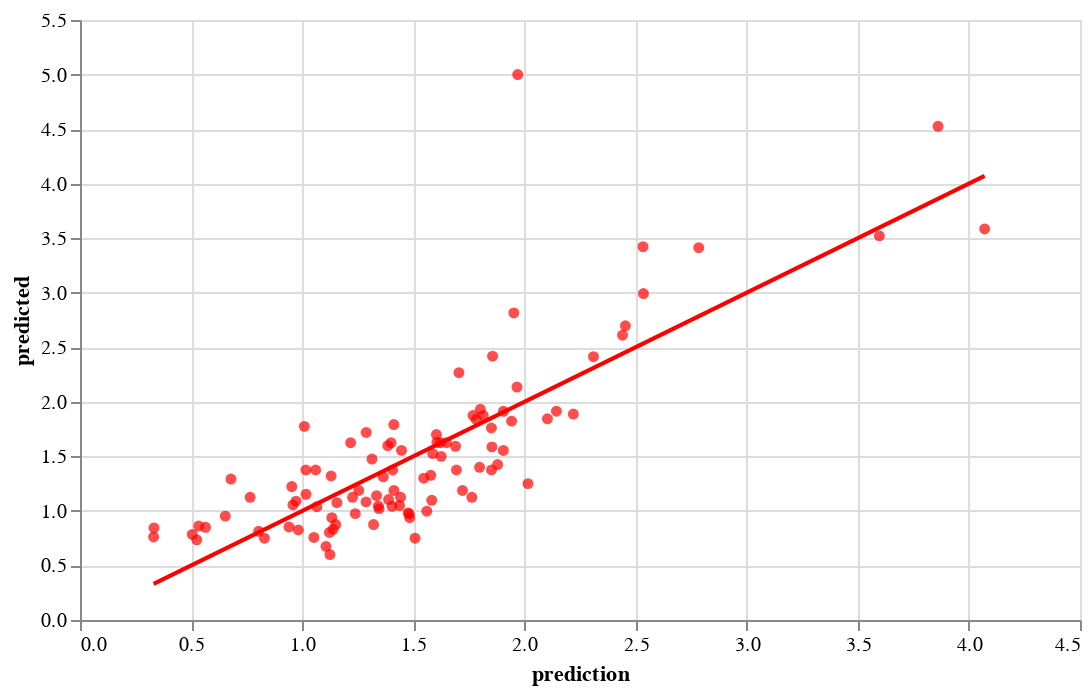

The code cell stored with this chart in its notebook:
### Code cell
df = pl.DataFrame({'prediction': pred, 'predicted': y})
scatter = alt.Chart(df).mark_circle(color='red').encode(
    x='prediction',
    y='predicted'
).properties(width=500).interactive()

line = scatter.transform_regression(
    'prediction', 'predicted').mark_line(color='red')

scatter + line

### Figure 1 — Vega specification as saved in the notebook (floating-point values rounded to 4 significant figures)
{"$schema": "https://vega.github.io/schema/vega/v5.json", "data": [{"name": "param_15_store"}, {"name": "source_0", "values": [{"prediction": 3.861, "predicted": 4.526}, {"prediction": 4.071, "predicted": 3.585}, {"prediction": 3.597, "predicted": 3.521}, {"prediction": 2.784, "predicted": 3.413}, {"prediction": 2.534, "predicted": 3.422}, {"prediction": 2.454, "predicted": 2.697}, {"prediction": 2.535, "predicted": 2.992}, {"prediction": 2.311, "predicted": 2.414}, {"prediction": 1.705, "predicted": 2.267}, {"prediction": 2.441, "predicted": 2.611}, {"prediction": 1.952, "predicted": 2.815}, {"prediction": 1.857, "predicted": 2.418}, {"prediction": 1.966, "predicted": 2.135}, {"prediction": 1.905, "predicted": 1.913}, {"prediction": 1.69, "predicted": 1.592}, {"prediction": 1.798, "predicted": 1.4}, {"prediction": 1.587, "predicted": 1.525}, {"prediction": 1.447, "predicted": 1.555}, {"prediction": 1.854, "predicted": 1.587}, {"prediction": 1.606, "predicted": 1.629}, {"prediction": 1.314, "predicted": 1.475}, {"prediction": 1.385, "predicted": 1.598}, {"prediction": 1.335, "predicted": 1.139}, {"prediction": 1.561, "predicted": 0.997}, {"prediction": 1.579, "predicted": 1.326}, {"prediction": 1.156, "predicted": 1.075}, {"prediction": 1.133, "predicted": 0.938}, {"prediction": 0.9582, "predicted": 1.055}, {"prediction": 0.9722, "predicted": 1.089}, {"prediction": 1.13, "predicted": 1.32}, {"prediction": 0.9531, "predicted": 1.223}, {"prediction": 1.017, "predicted": 1.152}, {"prediction": 1.389, "predicted": 1.104}, {"prediction": 1.438, "predicted": 1.049}, {"prediction": 1.583, "predicted": 1.097}, {"prediction": 1.481, "predicted": 0.972}, {"prediction": 1.342, "predicted": 1.045}, {"prediction": 1.066, "predicted": 1.039}, {"prediction": 2.144, "predicted": 1.914}, {"prediction": 1.851, "predicted": 1.76}, {"prediction": 1.905, "predicted": 1.554}, {"prediction": 1.625, "predicted": 1.5}, {"prediction": 1.721, "predicted": 1.188}, {"prediction": 2.22, "predicted": 1.888}, {"prediction": 2.104, "predicted": 1.844}, {"prediction": 1.942, "predicted": 1.823}, {"prediction": 1.879, "predicted": 1.425}, {"prediction": 1.407, "predicted": 1.375}, {"prediction": 1.769, "predicted": 1.875}, {"prediction": 1.443, "predicted": 1.125}, {"prediction": 1.288, "predicted": 1.719}, {"prediction": 1.484, "predicted": 0.938}, {"prediction": 1.239, "predicted": 0.975}, {"prediction": 1.404, "predicted": 1.042}, {"prediction": 1.321, "predicted": 0.875}, {"prediction": 1.139, "predicted": 0.831}, {"prediction": 1.151, "predicted": 0.875}, {"prediction": 0.9403, "predicted": 0.853}, {"prediction": 1.123, "predicted": 0.803}, {"prediction": 1.125, "predicted": 0.6}, {"prediction": 1.053, "predicted": 0.757}, {"prediction": 1.508, "predicted": 0.75}, {"prediction": 0.5339, "predicted": 0.861}, {"prediction": 0.3314, "predicted": 0.761}, {"prediction": 0.5254, "predicted": 0.735}, {"prediction": 0.5054, "predicted": 0.784}, {"prediction": 0.333, "predicted": 0.844}, {"prediction": 0.8041, "predicted": 0.813}, {"prediction": 0.5651, "predicted": 0.85}, {"prediction": 0.6793, "predicted": 1.292}, {"prediction": 0.9824, "predicted": 0.825}, {"prediction": 0.6539, "predicted": 0.952}, {"prediction": 0.8299, "predicted": 0.75}, {"prediction": 1.107, "predicted": 0.675}, {"prediction": 1.017, "predicted": 1.375}, {"prediction": 1.01, "predicted": 1.775}, {"prediction": 1.346, "predicted": 1.021}, {"prediction": 1.287, "predicted": 1.083}, {"prediction": 0.7656, "predicted": 1.125}, {"prediction": 1.365, "predicted": 1.313}, {"prediction": 1.218, "predicted": 1.625}, {"prediction": 1.764, "predicted": 1.125}, {"prediction": 1.227, "predicted": 1.125}, {"prediction": 1.061, "predicted": 1.375}, {"prediction": 1.413, "predicted": 1.188}, {"prediction": 1.477, "predicted": 0.982}, {"prediction": 1.254, "predicted": 1.188}, {"prediction": 1.4, "predicted": 1.625}, {"prediction": 1.694, "predicted": 1.375}, {"prediction": 1.97, "predicted": 5.0}, {"prediction": 1.649, "predicted": 1.625}, {"prediction": 1.852, "predicted": 1.375}, {"prediction": 1.622, "predicted": 1.625}, {"prediction": 1.814, "predicted": 1.875}, {"prediction": 1.412, "predicted": 1.792}, {"prediction": 1.547, "predicted": 1.3}, {"prediction": 1.783, "predicted": 1.838}, {"prediction": 2.016, "predicted": 1.25}, {"prediction": 1.604, "predicted": 1.7}, {"prediction": 1.802, "predicted": 1.931}]}, {"name": "data_0", "values": [{"predicted": 4.526, "prediction": 3.861}, {"predicted": 3.585, "prediction": 4.071}, {"predicted": 3.521, "prediction": 3.597}, {"predicted": 3.413, "prediction": 2.784}, {"predicted": 3.422, "prediction": 2.534}, {"predicted": 2.697, "prediction": 2.454}, {"predicted": 2.992, "prediction": 2.535}, {"predicted": 2.414, "prediction": 2.311}, {"predicted": 2.267, "prediction": 1.705}, {"predicted": 2.611, "prediction": 2.441}, {"predicted": 2.815, "prediction": 1.952}, {"predicted": 2.418, "prediction": 1.857}, {"predicted": 2.135, "prediction": 1.966}, {"predicted": 1.913, "prediction": 1.905}, {"predicted": 1.592, "prediction": 1.69}, {"predicted": 1.4, "prediction": 1.798}, {"predicted": 1.525, "prediction": 1.587}, {"predicted": 1.555, "prediction": 1.447}, {"predicted": 1.587, "prediction": 1.854}, {"predicted": 1.629, "prediction": 1.606}, {"predicted": 1.475, "prediction": 1.314}, {"predicted": 1.598, "prediction": 1.385}, {"predicted": 1.139, "prediction": 1.335}, {"predicted": 0.997, "prediction": 1.561}, {"predicted": 1.326, "prediction": 1.579}, {"predicted": 1.075, "prediction": 1.156}, {"predicted": 0.938, "prediction": 1.133}, {"predicted": 1.055, "prediction": 0.9582}, {"predicted": 1.089, "prediction": 0.9722}, {"predicted": 1.32, "prediction": 1.13}, {"predicted": 1.223, "prediction": 0.9531}, {"predicted": 1.152, "prediction": 1.017}, {"predicted": 1.104, "prediction": 1.389}, {"predicted": 1.049, "prediction": 1.438}, {"predicted": 1.097, "prediction": 1.583}, {"predicted": 0.972, "prediction": 1.481}, {"predicted": 1.045, "prediction": 1.342}, {"predicted": 1.039, "prediction": 1.066}, {"predicted": 1.914, "prediction": 2.144}, {"predicted": 1.76, "prediction": 1.851}, {"predicted": 1.554, "prediction": 1.905}, {"predicted": 1.5, "prediction": 1.625}, {"predicted": 1.188, "prediction": 1.721}, {"predicted": 1.888, "prediction": 2.22}, {"predicted": 1.844, "prediction": 2.104}, {"predicted": 1.823, "prediction": 1.942}, {"predicted": 1.425, "prediction": 1.879}, {"predicted": 1.375, "prediction": 1.407}, {"predicted": 1.875, "prediction": 1.769}, {"predicted": 1.125, "prediction": 1.443}, {"predicted": 1.719, "prediction": 1.288}, {"predicted": 0.938, "prediction": 1.484}, {"predicted": 0.975, "prediction": 1.239}, {"predicted": 1.042, "prediction": 1.404}, {"predicted": 0.875, "prediction": 1.321}, {"predicted": 0.831, "prediction": 1.139}, {"predicted": 0.875, "prediction": 1.151}, {"predicted": 0.853, "prediction": 0.9403}, {"predicted": 0.803, "prediction": 1.123}, {"predicted": 0.6, "prediction": 1.125}, {"predicted": 0.757, "prediction": 1.053}, {"predicted": 0.75, "prediction": 1.508}, {"predicted": 0.861, "prediction": 0.5339}, {"predicted": 0.761, "prediction": 0.3314}, {"predicted": 0.735, "prediction": 0.5254}, {"predicted": 0.784, "prediction": 0.5054}, {"predicted": 0.844, "prediction": 0.333}, {"predicted": 0.813, "prediction": 0.8041}, {"predicted": 0.85, "prediction": 0.5651}, {"predicted": 1.292, "prediction": 0.6793}, {"predicted": 0.825, "prediction": 0.9824}, {"predicted": 0.952, "prediction": 0.6539}, {"predicted": 0.75, "prediction": 0.8299}, {"predicted": 0.675, "prediction": 1.107}, {"predicted": 1.375, "prediction": 1.017}, {"predicted": 1.775, "prediction": 1.01}, {"predicted": 1.021, "prediction": 1.346}, {"predicted": 1.083, "prediction": 1.287}, {"predicted": 1.125, "prediction": 0.7656}, {"predicted": 1.313, "prediction": 1.365}, {"predicted": 1.625, "prediction": 1.218}, {"predicted": 1.125, "prediction": 1.764}, {"predicted": 1.125, "prediction": 1.227}, {"predicted": 1.375, "prediction": 1.061}, {"predicted": 1.188, "prediction": 1.413}, {"predicted": 0.982, "prediction": 1.477}, {"predicted": 1.188, "prediction": 1.254}, {"predicted": 1.625, "prediction": 1.4}, {"predicted": 1.375, "prediction": 1.694}, {"predicted": 5.0, "prediction": 1.97}, {"predicted": 1.625, "prediction": 1.649}, {"predicted": 1.375, "prediction": 1.852}, {"predicted": 1.625, "prediction": 1.622}, {"predicted": 1.875, "prediction": 1.814}, {"predicted": 1.792, "prediction": 1.412}, {"predicted": 1.3, "prediction": 1.547}, {"predicted": 1.838, "prediction": 1.783}, {"predicted": 1.25, "prediction": 2.016}, {"predicted": 1.7, "prediction": 1.604}, {"predicted": 1.931, "prediction": 1.802}]}, {"name": "data_1", "source": "source_0", "transform": [{"type": "regression", "y": "predicted", "as": ["prediction", "predicted"], "x": "prediction"}, {"type": "project", "fields": ["predicted", "prediction"]}]}], "signals": [{"name": "unit", "value": {}, "on": [{"events": "pointermove", "update": "isTuple(group()) ? group() : unit"}]}, {"name": "param_15", "update": "vlSelectionResolve(\"param_15_store\", \"union\")"}, {"name": "param_15_prediction", "on": [{"events": [{"source": "view", "type": "dblclick"}], "update": "null"}, {"events": {"signal": "param_15_translate_delta"}, "update": "panLinear(param_15_translate_anchor.extent_x, -param_15_translate_delta.x / width)"}, {"events": {"signal": "param_15_zoom_delta"}, "update": "zoomLinear(domain(\"x\"), param_15_zoom_anchor.x, param_15_zoom_delta)"}]}, {"name": "param_15_predicted", "on": [{"events": [{"source": "view", "type": "dblclick"}], "update": "null"}, {"events": {"signal": "param_15_translate_delta"}, "update": "panLinear(param_15_translate_anchor.extent_y, param_15_translate_delta.y / height)"}, {"events": {"signal": "param_15_zoom_delta"}, "update": "zoomLinear(domain(\"y\"), param_15_zoom_anchor.y, param_15_zoom_delta)"}]}, {"name": "param_15_tuple", "on": [{"events": [{"signal": "param_15_prediction || param_15_predicted"}], "update": "param_15_prediction && param_15_predicted ? {unit: \"view_2\", fields: param_15_tuple_fields, values: [param_15_prediction,param_15_predicted]} : null"}]}, {"name": "param_15_tuple_fields", "value": [{"field": "prediction", "channel": "x", "type": "R"}, {"field": "predicted", "channel": "y", "type": "R"}]}, {"name": "param_15_translate_anchor", "value": {}, "on": [{"events": [{"source": "scope", "type": "pointerdown"}], "update": "{x: x(unit), y: y(unit), extent_x: domain(\"x\"), extent_y: domain(\"y\")}"}]}, {"name": "param_15_translate_delta", "value": {}, "on": [{"events": [{"source": "window", "between": [{"source": "scope", "type": "pointerdown"}, {"source": "window", "type": "pointerup"}], "type": "pointermove", "consume": true}], "update": "{x: param_15_translate_anchor.x - x(unit), y: param_15_translate_anchor.y - y(unit)}"}]}, {"name": "param_15_zoom_anchor", "on": [{"events": [{"source": "scope", "type": "wheel", "consume": true}], "update": "{x: invert(\"x\", x(unit)), y: invert(\"y\", y(unit))}"}]}, {"name": "param_15_zoom_delta", "on": [{"events": [{"source": "scope", "type": "wheel", "consume": true}], "update": "pow(1.001, event.deltaY * pow(16, event.deltaMode))", "force": true}]}, {"name": "param_15_modify", "on": [{"events": {"signal": "param_15_tuple"}, "update": "modify(\"param_15_store\", param_15_tuple, true)"}]}], "marks": [{"type": "symbol", "name": "view_2_marks", "from": {"data": "data_0"}, "encode": {"update": {"x": {"field": "prediction", "scale": "x"}, "y": {"field": "predicted", "scale": "y"}, "fill": {"value": "red"}, "opacity": {"value": 0.7}, "shape": {"value": "circle"}}}, "interactive": true, "clip": true, "style": ["circle"]}, {"type": "line", "name": "layer_1_marks", "from": {"data": "data_1"}, "sort": {"field": "x"}, "encode": {"update": {"x": {"field": "prediction", "scale": "x"}, "y": {"field": "predicted", "scale": "y"}, "stroke": {"value": "red"}, "defined": {"signal": "isValid(datum[\"prediction\"]) && isFinite(+datum[\"prediction\"]) && isValid(datum[\"predicted\"]) && isFinite(+datum[\"predicted\"])"}}}, "clip": true, "interactive": false, "style": ["line"]}], "scales": [{"name": "x", "type": "linear", "domain": {"fields": [{"data": "data_0", "field": "prediction"}, {"data": "data_1", "field": "prediction"}]}, "range": [0, {"signal": "width"}], "nice": true, "zero": true, "domainRaw": {"signal": "param_15[\"prediction\"]"}}, {"name": "y", "type": "linear", "domain": {"fields": [{"data": "data_0", "field": "predicted"}, {"data": "data_1", "field": "predicted"}]}, "range": [{"signal": "height"}, 0], "domainRaw": {"signal": "param_15[\"predicted\"]"}, "nice": true, "zero": true}], "axes": [{"scale": "x", "aria": false, "minExtent": 0, "grid": true, "labels": false, "ticks": false, "gridScale": "y", "orient": "bottom", "domain": false, "zindex": 0, "maxExtent": 0, "tickCount": {"signal": "ceil(width/40)"}}, {"scale": "y", "gridScale": "x", "ticks": false, "domain": false, "grid": true, "orient": "left", "maxExtent": 0, "tickCount": {"signal": "ceil(height/40)"}, "minExtent": 0, "aria": false, "zindex": 0, "labels": false}, {"scale": "x", "zindex": 0, "orient": "bottom", "labelFlush": true, "tickCount": {"signal": "ceil(width/40)"}, "title": "prediction", "labelOverlap": true, "grid": false}, {"scale": "y", "title": "predicted", "orient": "left", "grid": false, "tickCount": {"signal": "ceil(height/40)"}, "zindex": 0, "labelOverlap": true}], "style": "cell", "padding": 5, "background": "white", "width": 500, "height": 300}
